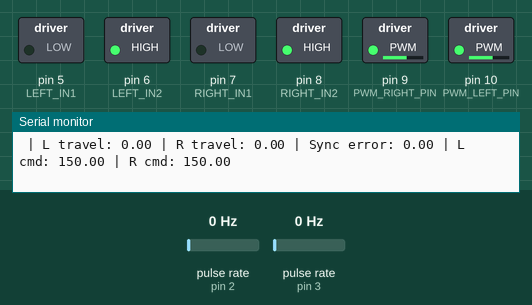
A sketch run on a simulated Arduino Uno, built with avr-gcc and run on an emulated ATmega328P. On the bench: switched loads named in the sketch (green lamp = pin HIGH), the last lines printed to the serial monitor. Wiring (inferred from the names in the program): 2 × pulse sensor: data pin 2 / data pin 3. Inputs (shaded band) come from the test bench; at power-on: pulse rate (sensors on pin 2, pin 3) 0 Hz.

Above: at 1.2 s.
1.3 s: pulse rate (sensor on pin 2) set to 100 Hz
At 1.51 s:
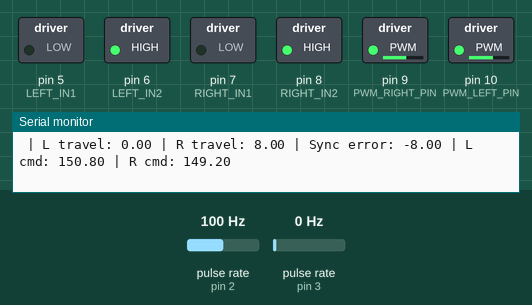
4.3 s: pulse rate (sensor on pin 2) set to 196 Hz
At 5.32 s:
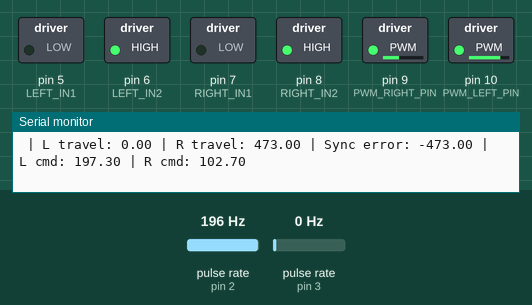
7.3 s: pulse rate (sensor on pin 3) set to 150 Hz
At 9.2 s:
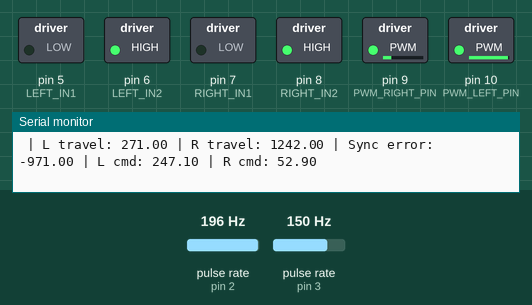
10.3 s: pulse rate (sensor on pin 3) set to 4 Hz
At 12.99 s:
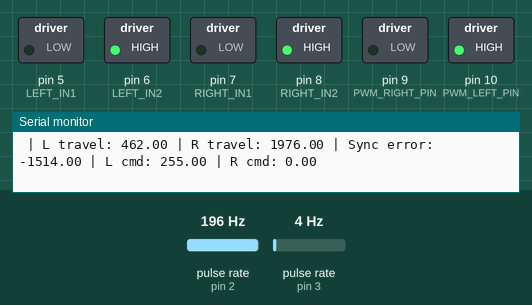
13.3 s: pulse rate (sensor on pin 3) set to 50 Hz
16.3 s: pulse rate (sensor on pin 2) set to 4 Hz
Timing chart, 0 to 24.6 s (numbered marks = the images above; inputs shaded):
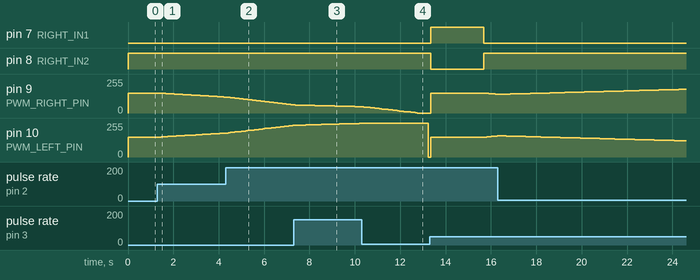

The sketch:

Square_turn_basic.ino
```cpp
// ================= PINS =================

const int RIGHT_IN1 = 7;
const int RIGHT_IN2 = 8;

const int LEFT_IN1 = 5;
const int LEFT_IN2 = 6;

const int PWM_RIGHT_PIN = 9;
const int PWM_LEFT_PIN = 10;

const int ENCODER_LEFT = 3;
const int ENCODER_RIGHT = 2;


// ================= ENCODERS =================

volatile long leftCount = 0;
volatile long rightCount = 0;

long previousLeftCount = 0;
long previousRightCount = 0;

//===========TIME VARIABLES =======

unsigned long lastSpeedTime = 0;

//=========== SPEED VARIABLES========

const int pwmCommand = 150;

// ============DISTANCE VARIABLES ======

const float targetmm = 2000;

//========== STARTED VARIABLES ======
bool driveDistanceStarted = false;
bool turnDegreesStarted = false;

long leftStartCount = 0;
long rightStartCount = 0;

long turnLeftStartCount = 0;
long turnRightStartCount = 0;

// ========== CONTROL VARIABLES ============

float syncKp = 0.1;

// ===== CONVERSION VARIABLES ============
float countsPerDegree = 3.2;

// ============ FUNCTION STOPPED VARIABLES  =======

bool turnStopped = true;
bool driveStopped = true;
int sidesCompleted = 0;


//========== interupt service routine functions ISR

void countLeft() {
  leftCount++;
}
void countRight() {
  rightCount++;
}


// creates a type RobotState and the different values it can take
enum RobotState {
  DRIVE_1,
  TURN_1,
  DRIVE_2,
  DONE
};


RobotState robotState = DRIVE_1;  // sets the RobotState type robotState variable to drive_1


bool driveDistance(float targetmm) {  //drive distance funciton that takes how far we want to go
  // if we are starting
  if (driveDistanceStarted == false) {
    //update our starting value
    leftStartCount = leftCount;
    rightStartCount = rightCount;

    driveDistanceStarted = true;  //exit the settup loop
    driveStopped = false;         // show that we are now in the drivedistance function

    // set our wheel directions to straight
    digitalWrite(RIGHT_IN1, LOW);
    digitalWrite(RIGHT_IN2, HIGH);

    digitalWrite(LEFT_IN1, LOW);
    digitalWrite(LEFT_IN2, HIGH);
  }
  //continue on with everything else
  else {
    //do all the logic of the function

    // convert target mm to and encoder count value
    float convertedCount = (targetmm / 0.4);

    float leftTravelCount = leftCount - leftStartCount;  //how many encoder counts we have travelled
    float rightTravelCount = rightCount - rightStartCount;
    float averageTravelCount = (leftTravelCount + rightTravelCount) / 2;  // the average of the two wheels
    float syncError = leftTravelCount - rightTravelCount;                 // the difference between the two is the synchronization error (how much bigger left is)

    float correction = syncKp * syncError;  // how much we correct it by using proportional control

    float leftCommand = 150 - correction;  // we do - because of the way our sync error was calculated
    float rightCommand = 150 + correction;

    leftCommand = constrain(leftCommand, 0, 255);  // constrain the values
    rightCommand = constrain(rightCommand, 0, 255);

    //if our travel count is less than our target count
    if (averageTravelCount <= convertedCount) {
      analogWrite(PWM_RIGHT_PIN, rightCommand);
      analogWrite(PWM_LEFT_PIN, leftCommand);

    } else {
      analogWrite(PWM_RIGHT_PIN, 0);
      analogWrite(PWM_LEFT_PIN, 0);
      driveStopped = true;           // our global drivestopped variable knows we have stopped
      driveDistanceStarted = false;  //set this to false so the next time we call it it enters the start loop properly
    }
    Serial.print(" | L travel: ");
    Serial.print(leftTravelCount);

    Serial.print(" | R travel: ");
    Serial.print(rightTravelCount);

    Serial.print(" | Sync error: ");
    Serial.print(syncError);

    Serial.print(" | L cmd: ");
    Serial.print(leftCommand);

    Serial.print(" | R cmd: ");
    Serial.println(rightCommand);
  }
  return driveStopped;  // return the boolean drive stopped (should be true now because we are done the function)
}

bool turnDegrees(int targetDegrees) {
  //set up starting values
  if (turnDegreesStarted == false) {
    turnLeftStartCount = leftCount;
    turnRightStartCount = rightCount;

    turnDegreesStarted = true;  // leave our starting loop

    turnStopped = false;

  } else {

    // how far the wheels have travelled and there average
    long leftTurnTravelled = leftCount - turnLeftStartCount;
    long rightTurnTravelled = rightCount - turnRightStartCount;
    long averageTurnTravelled = (leftTurnTravelled + rightTurnTravelled) / 2;

    //target counts we want

    long targetTurnCounts = targetDegrees * countsPerDegree;

    if (averageTurnTravelled <= targetTurnCounts) {
      analogWrite(PWM_LEFT_PIN, 150);

      // set the right wheel to the opposite direction
      digitalWrite(RIGHT_IN1, HIGH);
      digitalWrite(RIGHT_IN2, LOW);

      analogWrite(PWM_RIGHT_PIN, 150);

    } else {
      //now that the function is done set the wheels to 0
      analogWrite(PWM_LEFT_PIN, 0);
      analogWrite(PWM_RIGHT_PIN, 0);
      Serial.println("turn Complete");
      //turn degrees started is false so the next time we call the funtion the settup loop happens correctly
      turnStopped = true;

      turnDegreesStarted = false;
    }
  }
  return turnStopped;
}

void setup() {

  Serial.begin(9600);

  pinMode(RIGHT_IN1, OUTPUT);
  pinMode(RIGHT_IN2, OUTPUT);

  pinMode(LEFT_IN1, OUTPUT);
  pinMode(LEFT_IN2, OUTPUT);

  pinMode(PWM_RIGHT_PIN, OUTPUT);
  pinMode(PWM_LEFT_PIN, OUTPUT);

  pinMode(ENCODER_LEFT, INPUT_PULLUP);
  pinMode(ENCODER_RIGHT, INPUT_PULLUP);

  // Motor direction
  digitalWrite(RIGHT_IN1, HIGH);
  digitalWrite(RIGHT_IN2, LOW);

  digitalWrite(LEFT_IN1, LOW);
  digitalWrite(LEFT_IN2, HIGH);

  attachInterrupt(
    digitalPinToInterrupt(ENCODER_LEFT),
    countLeft,
    RISING);

  attachInterrupt(
    digitalPinToInterrupt(ENCODER_RIGHT),
    countRight,
    RISING);
}

void printTelemetry(
  int pwmCommand,
  long leftSpeed,
  long rightSpeed) {

  // Serial.print("PWM: ");
  // Serial.print(pwmCommand);

  // Serial.print(" | L speed: ");
  // Serial.print(leftSpeed);

  // Serial.print(" | R speed: ");
  // Serial.print(rightSpeed);

  // Serial.print(" | R travel count ");
  // Serial.print(rightTravelCount);

  // Serial.print(" | left Travel count " );
  // Serial.print(leftTravelCount);

  // Serial.print(" | ");
  // Serial.print(rightCount);

  // Serial.print(" | StartL encoder value");
  // Serial.println(leftStartCount);


  // Serial.print(" | L encoder value");
  // Serial.println(leftCount);
}

void updateSpeedMeasurement(unsigned long currenttime) {

  if (currenttime - lastSpeedTime >= 500) {
    lastSpeedTime = currenttime;

    long leftSpeed = leftCount - previousLeftCount;
    long rightSpeed = rightCount - previousRightCount;

    previousRightCount = rightCount;
    previousLeftCount = leftCount;

    printTelemetry(pwmCommand, leftSpeed, rightSpeed);
  }
}

void loop() {
  unsigned long currenttime = millis();

  updateSpeedMeasurement(currenttime);

  switch (robotState) {
    case DRIVE_1:
      if (driveDistance(500)) {  // if this returns true
        sidesCompleted++;
        if (sidesCompleted < 4) {
          robotState = TURN_1;
        } else robotState = DONE;
      }

      break;
    case TURN_1:
      if (turnDegrees(90)) {
        robotState = DRIVE_1;
      }
      break;

      break;
    case DONE:
      analogWrite(PWM_LEFT_PIN, 0);
      analogWrite(PWM_RIGHT_PIN, 0);
      delay(10000);
      sidesCompleted = 0;
      robotState = DRIVE_1;
  }
}
```

Measured:
- after the input at 1.3 s, pin 9 (PWM_RIGHT_PIN): moves from 150/255 to 120/255 over 2.8 s, starting after 0.08 s; pin 10 (PWM_LEFT_PIN): moves from 150/255 to 179/255 over 2.8 s, starting after 0.17 s
- after the input at 10.3 s, pin 7 (RIGHT_IN1): stays LOW (without the input it goes to HIGH after 1.8 s); pin 8 (RIGHT_IN2): stays HIGH (without the input it goes to LOW after 1.8 s)
